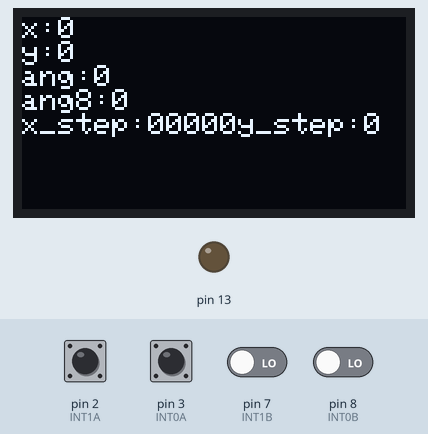
The sketch below on a simulated Arduino Uno, built with avr-gcc and run on an emulated ATmega328P. Parts: 128×64 one-colour display, output pins drawn as LEDs (lit = HIGH). The test bench sets the inputs (shaded band); at power-on: pin 2 (INT1A), pin 3 (INT0A) HIGH, pin 7 (INT1B), pin 8 (INT0B) LOW. What the sketch prints to the serial monitor is not drawn.

Above: at 3.2 s.
3.3 s: pin 3 (INT0A) pulled LOW for 0.15 s
At 4.2 s:
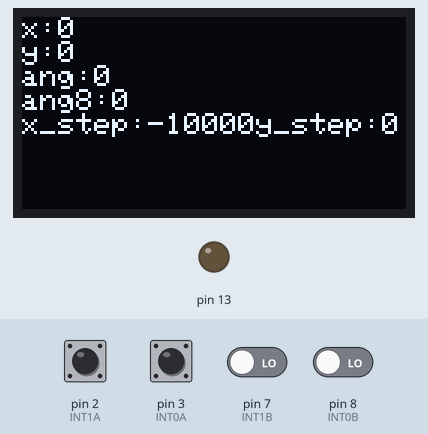
4.9 s: pin 2 (INT1A) pulled LOW for 0.15 s
At 6.1 s:
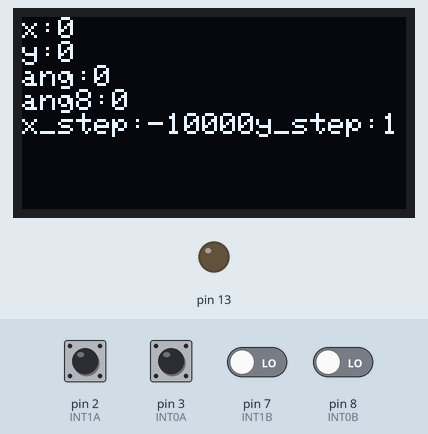
6.5 s: pin 2 (INT1A) pulled LOW for 1 s
At 8.2 s:
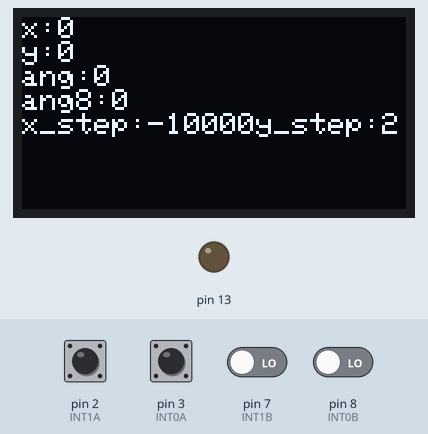
9.0 s: pin 3 (INT0A) pulled LOW for 1 s
At 10.4 s:
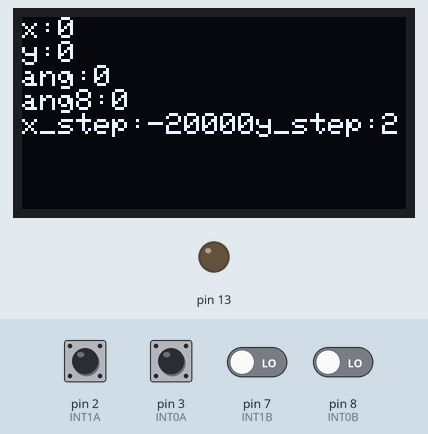
Timing chart, 0 to 12.0 s (numbered marks = the images above; inputs shaded):
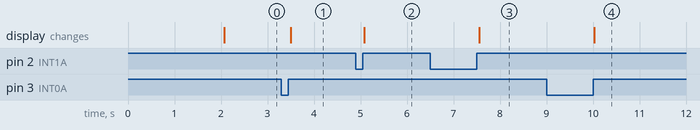

Measured:
- after the input at 3.3 s, the display: changes after 0.19 s (image 1)
- after the input at 4.9 s, the display: changes after 0.18 s (image 2)
- after the input at 6.5 s, the display: changes after 1.1 s (image 3)
- after the input at 9.0 s, the display: changes after 1.0 s (image 4)

The sketch:

_8.16.ino
```cpp
#include <MsTimer2.h>
#include <SPI.h>
#include <Wire.h>
#include <SoftwareSerial.h>
#include <Adafruit_GFX.h>
#include <Adafruit_SSD1306.h>
#define OLED_RESET 4
#define NUMFLAKES 10
#define LOGO16_GLCD_HEIGHT 16
#define LOGO16_GLCD_WIDTH  16
Adafruit_SSD1306 display(OLED_RESET);

SoftwareSerial mySerial(A2, A0);
unsigned char Re_buf[8], counter = 0;
unsigned char sign = 0;
int i;

/*---------------------------------全局需要的变量-------*/
int angLAST;
int x_time1 = 0;
int y_time1 = 0;
int x_time0 = 0;
int y_time0 = 0;
int x_time = 0;
int y_time = 0;
int A;
int a=0;
float x5 = 0;
float y5 = 0;
int x = 0;
int y = 0;
int ang8=0;
float _x = 0;
float _y = 0;//刷新瞬间两个参数
float x2 = 0;
float y2 = 0;
int x_l = 0;
int x_r = 0;
int y_l = 0;
int y_r = 0;
int ang = 0;
int A_r = 0;
int A_l = 0; //角度
int x_step = 0;
int y_step = 0;
long int _millis = 0;
long int x_step_total = 0;
long int y_step_total = 0; //总参数

static const int INT0A = 3;
static const int INT0B = 8;
static const int INT1A = 2;
static const int INT1B = 7;//读取编码器

const double wheel_d = 38;//轮直径38mm
const int x_line = 1000;
const int y_line = 1000;//光栅线程

void renturnang(int angle8);
void POS_refresh(int x_step, int y_step, int ang);
void testscrolltext(int a);

void setup() {
  pinMode(13,OUTPUT);
  pinMode(11,INPUT_PULLUP);
  display.begin(SSD1306_SWITCHCAPVCC, 0x3C);
  Serial.begin(9600);
  POS_begin();
  GY25begin();
}

void loop() {
  /*---------------关于陀螺仪---------------*/
while (mySerial.available()) {
    Re_buf[counter] = mySerial.read();
    if (counter == 0 && Re_buf[0] != 0xAA) return; // 检查帧头
    counter++;
    if (counter == 8) //接受完毕
    {
      counter = 0; //重新赋值，准备下一帧数据的接收
      sign = 1;
    }
  }
  if (sign)
  {
    sign = 0;
    if (Re_buf[0] == 0xAA && Re_buf[7] == 0x55)   //检查帧头，帧尾
    {
      ang = (Re_buf[1] << 8 | Re_buf[2]) / 100; //合成数据，去掉小数点后2位
    }
  };
 //串口事件结束
  POS_refresh(x_step, y_step, ang);
  renturnang(ang8);
  if (millis() - _millis >= 10)
  {transmission();
  _millis=millis();}
}

void blinkX()
{
  i++;
  int xstate = digitalRead(INT0B);
  if (xstate == HIGH)
  {
    x_step++;
  }
  else
  {
    x_step--;
  }
}

void blinkY()
{
  int ystate = digitalRead(INT1B);
  if (ystate == HIGH)
  {
    y_step--;
  }
  else
  {
    y_step++;
  }
}

void POS_refresh(int x_step, int y_step, int ang)
{
  x_time1 = x_step;
  y_time1 = y_step;
  x_time = x_time1 - x_time0;
  y_time = y_time1 - y_time0;
  x_time0 = x_step;
  y_time0 = y_step;
  _x = double(x_time) / x_line * PI * wheel_d;
  _y = double(y_time) / y_line * PI * wheel_d; //行走的距离 单位mm
  if(ang-angLAST<=20 && ang-angLAST>=-20)
  {
  float a = (-ang - 45) / 180.00 * PI;
  angLAST=ang;
  y2 = (-_y) * sin(a) + (_x) * cos(a);
  x2 = (_x) * sin(a) +(_y) * cos(a);
  x -= x2;
  y += y2;
  }
  ang8=ang;
  x_l = x >> 8;
  x_r = x & 0XFF;
  y_l = y >> 8;
  y_r = y & 0XFF;
}

void renturnang(int angle8)
{
  if (-90 <= angle8 && angle8 <= 180)
    A = angle8 + 90;
  else
    A = angle8 + 450;
  A_r = A & 0XFF; //低八位
  A_l = A >> 8; //高八位
}

void POS_begin()
{
  pinMode(INT0A, INPUT_PULLUP);
  pinMode(INT0B, INPUT);
  pinMode(INT1A, INPUT_PULLUP);
  pinMode(INT1B, INPUT);
  attachInterrupt(digitalPinToInterrupt(INT0A), blinkX, RISING);
  attachInterrupt(digitalPinToInterrupt(INT1A), blinkY, RISING);//中断过程
}

void GY25begin()
{
  mySerial.begin(115200);//所需软串口波特率
  mySerial.write(0XA5);
  delay(1);
  mySerial.write(0X55);
  delay(1000);
  mySerial.write(0XA5);
  delay(1);
  mySerial.write(0X52);    //初始化GY25,连续输出模式 //初始化GY25,连续输出模式
  delay(1000);
}


void transmission()
{
//    Serial.write(0xAA);
//    Serial.write(x_l);
//    Serial.write(x_r);
//    Serial.write(y_l);
//    Serial.write(y_r);
//    Serial.write(A_l);
//    Serial.write(A_r);
//    Serial.write(0x55);
    Serial.print("x:");
    Serial.print(x);
    Serial.print("  ");
    Serial.print("y:");
    Serial.print(y);
    Serial.print("  ");
    Serial.print("p:");
    Serial.print(ang);
    Serial.print("  ");
    Serial.print("ang8:");
    Serial.print(ang8);
    Serial.print("  ");
    Serial.print("x_step:");
    Serial.print(x_step);
    Serial.print("  ");
    Serial.print("y_step:");
    Serial.print(y_step);
    Serial.print("  ");
    Serial.print("y2");
    Serial.print(y2);
    Serial.print("  ");
    Serial.print("x2:");
    Serial.println(x2);
    display.clearDisplay();   // clears the screen and buffer
    display.setTextSize(1); //选择字号
    display.setTextColor(WHITE);  //字体颜色
    display.setCursor(0,0);   //起点坐标
    display.print("x:");
    display.println(x);
    display.print("y:");
    display.println(y);
    display.setTextSize(1);
    display.print("ang:");
    display.println(ang);
    display.print("ang8:");
    display.println(ang8);
    display.print("x_step:");
    display.print(x_step);
    display.print("0000");
    display.print("y_step:");
    display.print(y_step);
    display.display();
    delay(1);
}
```
